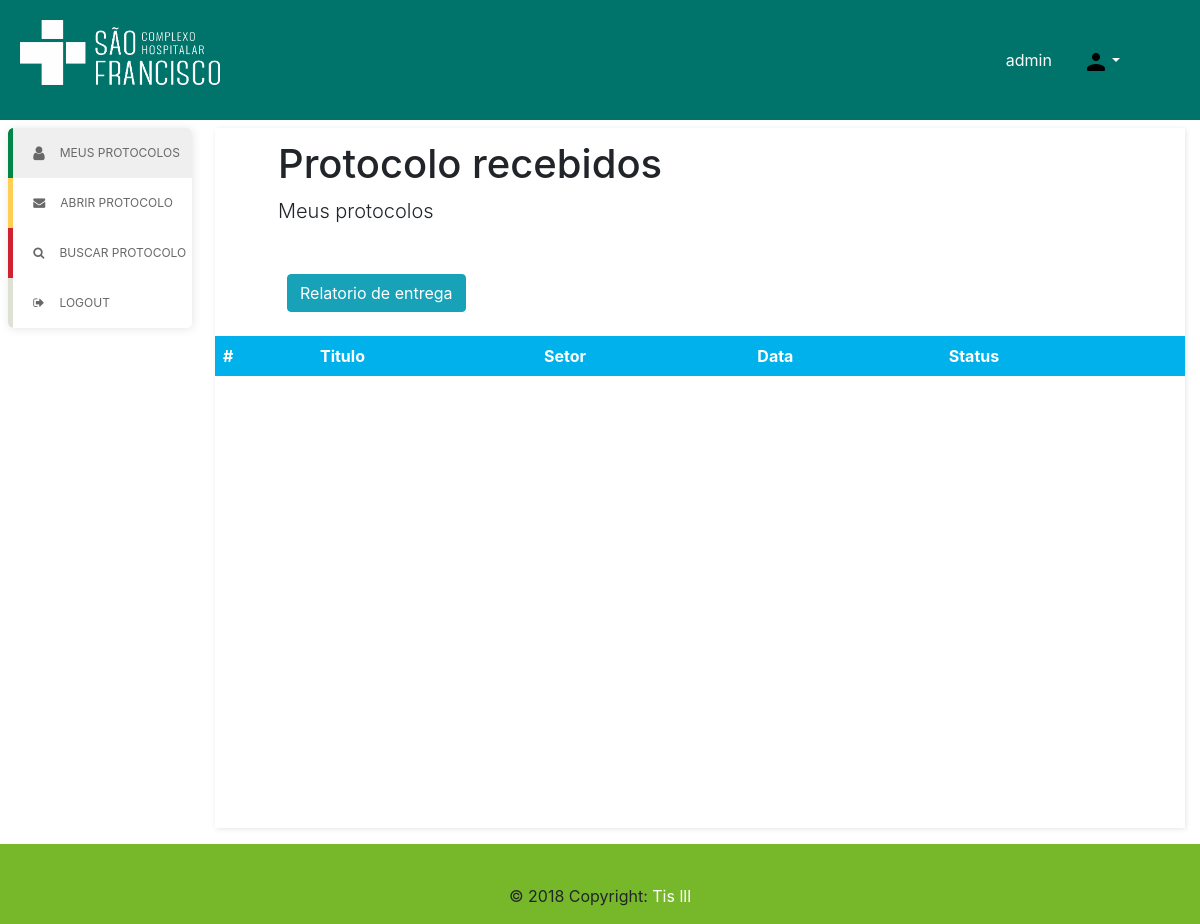
/tis3/index.php (signed in), run on an earlier commit of the app's database.
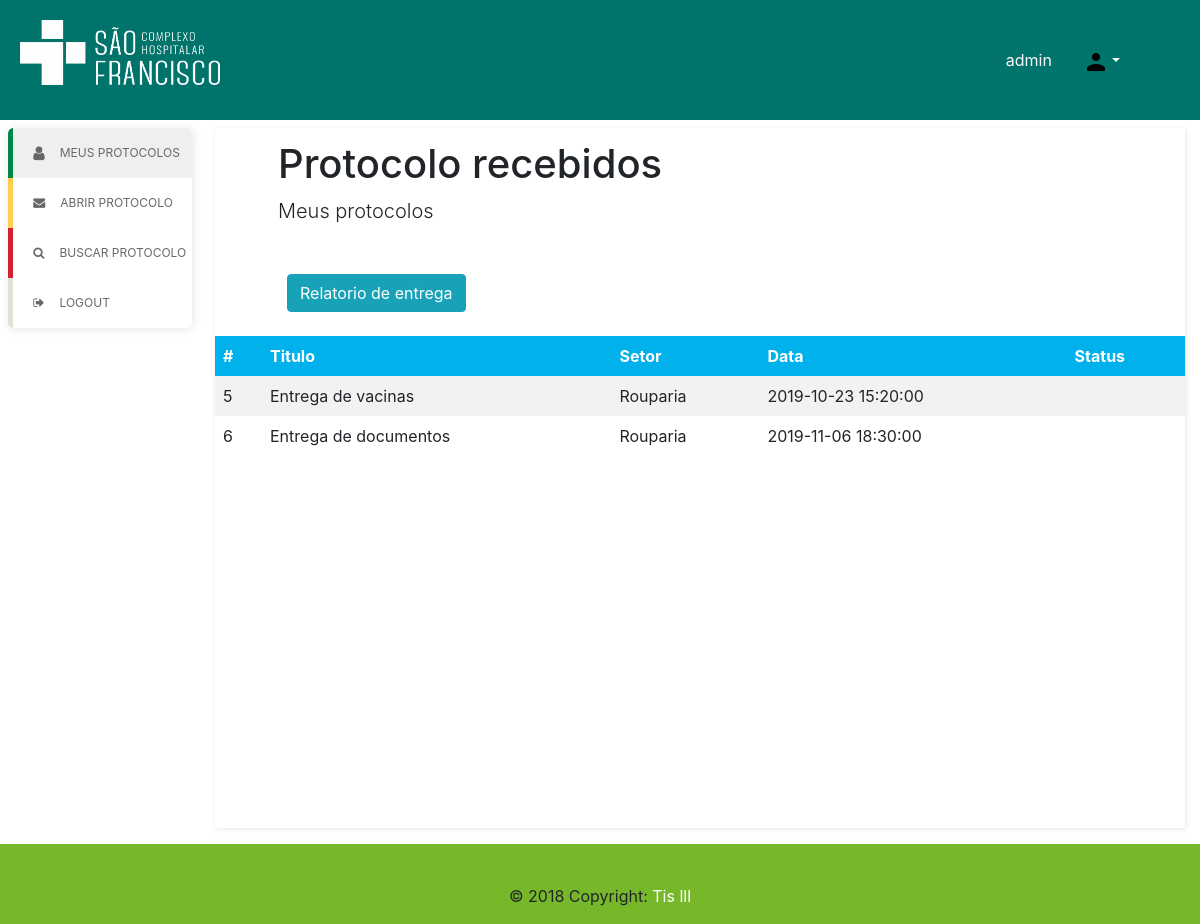
And on a later commit of the database.
### tables this page shows
CREATE TABLE `protocolo`  (
  `id` int(11) NOT NULL AUTO_INCREMENT,
  `titulo` varchar(64) NOT NULL,
  `dataCriacao` datetime(0) DEFAULT NULL,
  `usuario_id` int(11) DEFAULT NULL,
  `setor_id` int(11) NOT NULL,
  `descricao` varchar(255) DEFAULT NULL,
  PRIMARY KEY (`id`) USING BTREE
);

CREATE TABLE `setor`  (
  `id` int(11) NOT NULL AUTO_INCREMENT,
  `nome` varchar(64) NOT NULL,
  `unidade_id` int(11) NOT NULL,
  PRIMARY KEY (`id`) USING BTREE
);

### tis3/classes/protocolo.php (called while the page is built, shortened)
<?php
class Protocolo
{
    public function GetNomeSetor($id)
    {
        $db = new Database();
        $db->Open("gprotocol");
        $query = $db->Query("SELECT `nome` FROM `setor` WHERE `id` = $id");
        $result = mysqli_fetch_assoc($query);
        return $result['nome'];
    }
}
?>

### tis3/classes/database.php (called while the page is built, shortened)
<?php
class Database
{
    public $conn;
    public function Open($database)
    {
        $this->conn = mysqli_connect(DB_HOST, DB_USER, DB_PASS, $database);
        if($this->conn)
            return true;
        else
            return false;
    }
    public function Query($sql)
    {
        $result = mysqli_query($this->conn, $sql);
        return $result;
    }
}
?>

### tis3/pages/main.php (the view, shortened to what this page needs)
<div id="container" style="padding-bottom:10px;">
    <?php include_once("pages/parts/menuv.php"); ?>
    <div id="content" class="float-left col-10">
       <div class="tab-content" id="content-protocolos">
       <div class="page-header px-5 py-1">
            <div class="float-left my-2 col-10">
                    <h1>Protocolo recebidos</h1>
                    <p class="lead">Meus protocolos</p>
            </div>
            <button type="button" class="btn btn-info float-left m-4">Relatorio de entrega</button>
            </div>
            <table id="table-protocolos">
                <tr>
                    <th>#</th>
                    <th>Titulo</th>
                    <th>Setor</th>
                    <th>Data</th>
                    <th>Status</th>
                </tr>
                <?php
                    $cProtocolo = new Protocolo();
                    $db = mysqli_connect("127.0.0.1", "root", "", "gprotocol");
                    $mySetor = $_SESSION['user']['setor_id'];
                    $query = mysqli_query($db, "SELECT * FROM `protocolo` P WHERE EXISTS (SELECT 1 FROM `encaminhamento` e WHERE e.destinatario_id = $mySetor );");
                    while($row = mysqli_fetch_assoc($query)) {
                        $i = $row['id'];
                        $scriptAction = "window.location = '?module=protocolo&id=".$i."';";
                        echo '<tr onclick="'.$scriptAction.'">';
                        echo '<td>'.$i.'</td>';
                        echo '<td>'.$row['titulo'].'</td>';
                        echo '<td>'.$cProtocolo->GetNomeSetor($row['setor_id']).'</td>';
                        echo '<td>'.$row['dataCriacao'].'</td>';
                        echo '<td>'.$row['status'].'</td>';
                        echo '</tr>';
                    }
                ?>
            </table>
        </div>
    </div>
</div>

What changed in the data, as far as the page shows it:
now on this page (row edited): protocolo: id "5", titulo "Entrega de vacinas", setor.nome "Rouparia", dataCriacao "2019-10-23 15:20:00"
added protocolo: id "6", titulo "Entrega de documentos", setor.nome "Rouparia", dataCriacao "2019-11-06 18:30:00"
